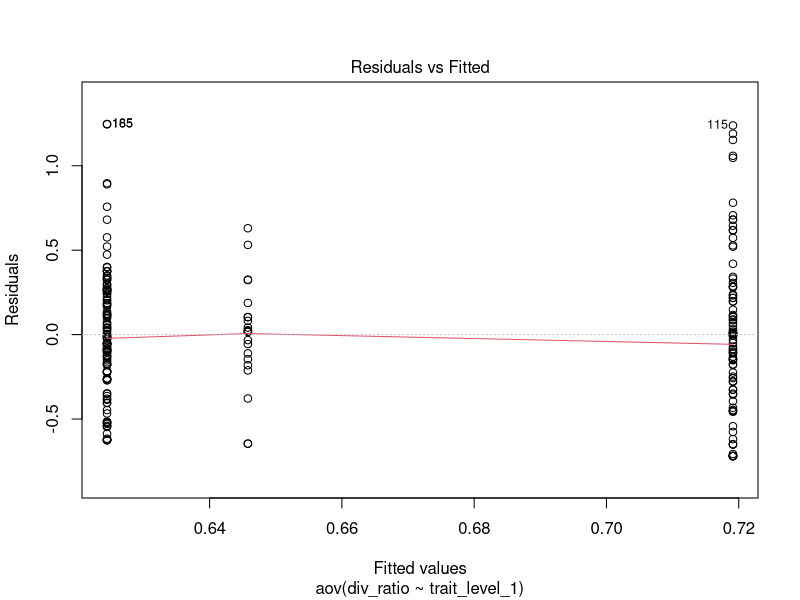
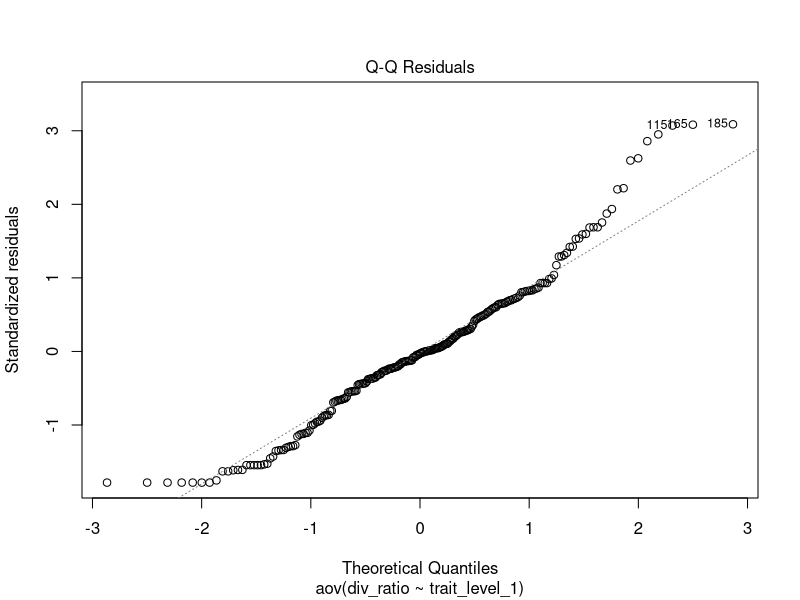
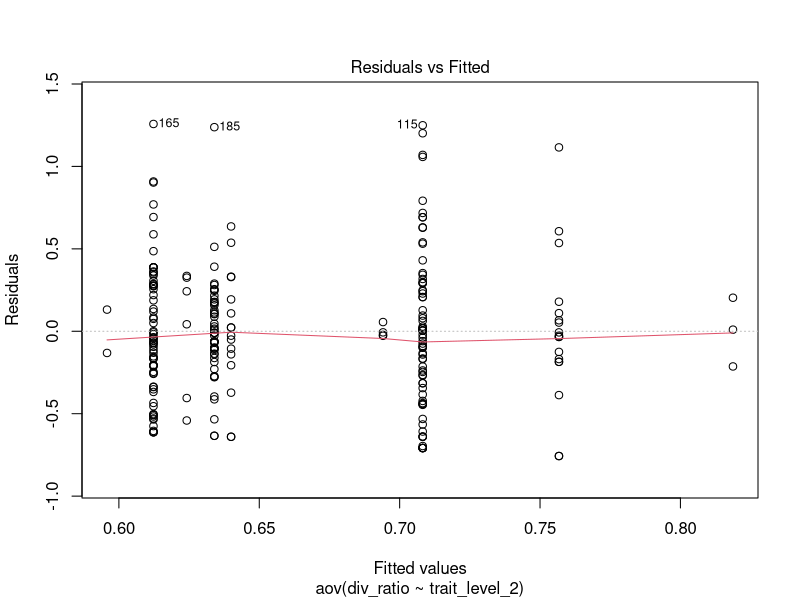
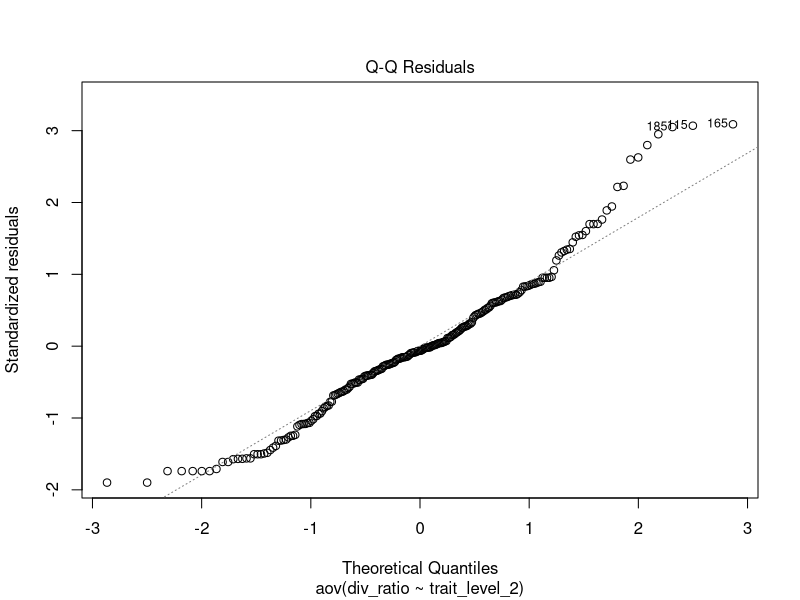
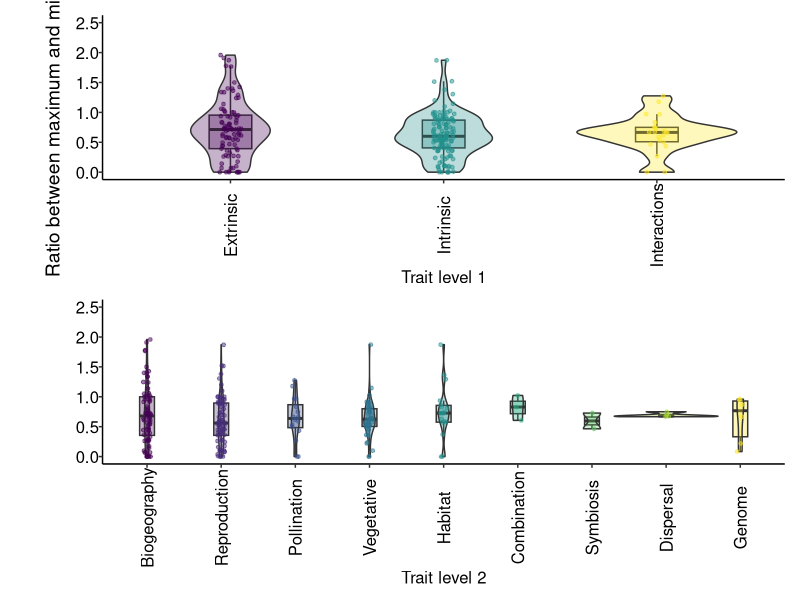
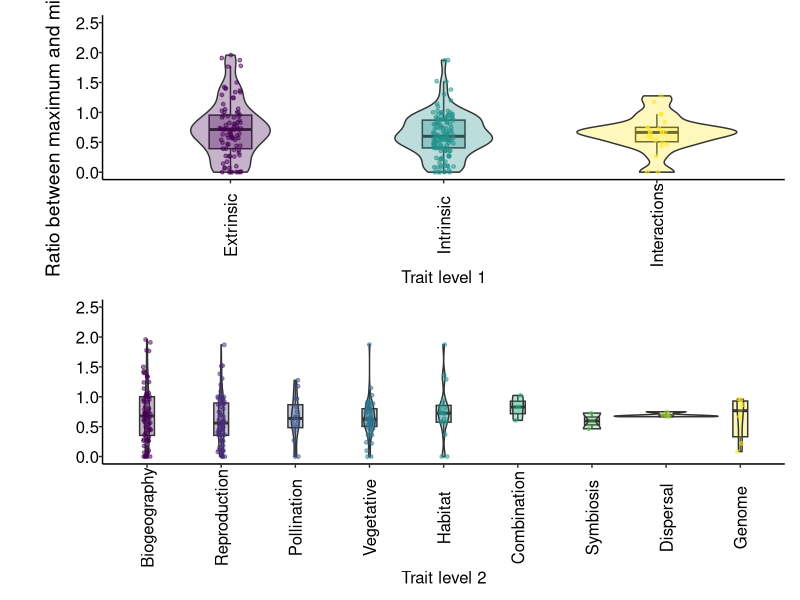

Reproduce these figures in R, in order.
###
# Violin plot of div rates differences for trait categories
###

# Library
library(viridis)
library(tidyverse)
library(ggplot2)
library(ggridges)
library(patchwork)
library(dplyr)
library(RColorBrewer)

# theme
my_theme = theme(
  text = element_text(size = 12),
  axis.text = element_text(size = 12),
  axis.title.x = element_blank(),
  axis.text.x=element_text(angle=90),
  #axis.ticks.x=element_blank(),
  axis.line.x = element_line(),
  axis.title.y = element_text(angle=90, size = 14, hjust = -0.5 , margin = margin(
    t = 0,
    r = 10,
    b = 0,
    l = 20
  )),
  axis.text.y = element_text(),
  axis.ticks.y = element_line(),
  axis.line.y = element_line(),
  legend.key = element_blank(),
  legend.title = element_blank(),
  legend.text = element_text(size = 12),
  legend.position = c(0.8, 0.9),
  panel.border = element_blank(),
  panel.grid.minor = element_blank(),
  panel.grid.major = element_blank(),
  panel.background = element_blank()
)

theme_set(my_theme)

#read in full data frame
df <-
  read.csv("data/sse_review_table - main_table.csv")

#choose the columns you want in model (plus study/model_no for formatting)
df <-
  df[, c(
    'study',
    'model_no',
    'sse_model',
    'trait_level_1',
    'trait_level_2',
#    'trait_level_3',
#    'trait_level_4',
    'div_inc',
    'div_rate',
    'age_inferred'
  )]

#only those where age was inferred
#dont need for ratio
#df<-df[df$age_inferred==1,]

#only those rows with div rate values (not NA)
df<-df[!is.na(df$div_rate),]

#make new df with MuSSE only (MuHiSSE only has two states with div rates)
df_muss<-df[df$sse_model=="MuSSE",]

#get max div rate in MuSSE model
max_muss<-df_muss %>% group_by(study,model_no) %>% slice_max(n = 1,
                                                 order_by = div_rate,
                                                 with_ties = F)

#get min div rate in MuSSE model
min_muss<-df_muss %>% group_by(study,model_no) %>% slice_min(n = 1,
                                                             order_by = div_rate,
                                                             with_ties = F)

#combine min and max rates so only extremes per MuSSE model
df_muss_minmax<-rbind(data.frame(max_muss),data.frame(min_muss))

#remove MuSSE studies from df
df<-df[df$sse_model!="MuSSE",]

#add reduced MuSSE rows with min and max values only
df<-rbind(df,df_muss_minmax)

#empty matrix to store data
rats <- matrix(nrow = 0, ncol = 4)


#loop through studies
for (i in 1:length(unique(df$study))) {
  #make subset dataframe for study
  temp_df <- df[df$study == unique(df$study)[i],]

  #loop through models in study
  for (j in 1:length(unique(temp_df$model_no))) {
    #make subset dataframe for model
    temp_mod_df <-
      temp_df[temp_df$model_no == unique(temp_df$model_no)[j],]

    #IF BOTH +VE
    if (temp_mod_df$div_rate[which.max(temp_mod_df$div_rate)] > 0 &&
        temp_mod_df$div_rate[which.min(temp_mod_df$div_rate)] > 100) {
      cat(temp_mod_df$study[1], "is both +VE")
      writeLines("")


      rat_val <-

        #maximum div rate
        temp_mod_df$div_rate[which.max(temp_mod_df$div_rate)] /

        #minimum div rate
        temp_mod_df$div_rate[which.min(temp_mod_df$div_rate)]

      #make data frame
      stu_sta_rat <-
        data.frame(
          temp_mod_df$study[which.max(temp_mod_df$div_rate)],
          temp_mod_df$trait_level_1[which.max(temp_mod_df$div_rate)],
          temp_mod_df$trait_level_2[which.max(temp_mod_df$div_rate)],
          as.numeric(rat_val)
        )

    } else if (temp_mod_df$div_rate[which.max(temp_mod_df$div_rate)] < 0 &&
          temp_mod_df$div_rate[which.min(temp_mod_df$div_rate)] < 0) {

        #IF BOTH -VE
        cat(temp_mod_df$study[1], "is both -VE")
        writeLines("")

        #remove
        rat_val <-  999

        #make data frame
        stu_sta_rat <-
          data.frame(
            temp_mod_df$study[which.max(temp_mod_df$div_rate)],
            temp_mod_df$trait_level_1[which.max(temp_mod_df$div_rate)],
            temp_mod_df$trait_level_2[which.max(temp_mod_df$div_rate)],
            as.numeric(rat_val)
          )

      } else {
        #IF ONE -VE
        #abs(x-y)/max(x,y)

        cat(temp_mod_df$study[1], "is at least one -VE")
        writeLines("")

        #abs(x-y)
        rat_val <-
          abs(temp_mod_df$div_rate[which.max(temp_mod_df$div_rate)] - temp_mod_df$div_rate[which.min(temp_mod_df$div_rate)]) /

          #max(abs(x),abs(y))
          max(abs(temp_mod_df$div_rate[which.max(temp_mod_df$div_rate)]),
              abs(temp_mod_df$div_rate[which.min(temp_mod_df$div_rate)]))

        #make data frame
        stu_sta_rat <-
          data.frame(
            temp_mod_df$study[which.max(temp_mod_df$div_rate)],
            temp_mod_df$trait_level_1[which.max(temp_mod_df$div_rate)],
            temp_mod_df$trait_level_2[which.max(temp_mod_df$div_rate)],
            as.numeric(rat_val)
          )

      }

    #bind data frame to template
    rats <- rbind(rats, stu_sta_rat)

    }

}


rats$as.numeric.rat_val.[grepl(999,rats$as.numeric.rat_val.)]<-NA

#rename for ease
df2<-rats
colnames(df2)<-c("study","trait_level_1","trait_level_2","div_ratio")
#view(df2)

#change to factor for sorting
df2$trait_level_1<-as.factor(df2$trait_level_1)
df2$trait_level_2<-as.factor(df2$trait_level_2)

#####
# Stats trait level 1
#####

# Compute the analysis of variance
res.aov <- aov(div_ratio ~ trait_level_1, data = df2)

# Summary of the analysis
summary(res.aov)

# Homogeneity of variances
plot(res.aov, 1)

# Normality
plot(res.aov, 2)

# Extract the residuals
aov_residuals <- residuals(object = res.aov)

# Run Shapiro-Wilk test
shapiro.test(x = aov_residuals )

#
kruskal.test(div_ratio ~ trait_level_1, data = df2)

#pairwise non-parametric
pairwise.wilcox.test(df2$div_ratio, df2$trait_level_1,
                     p.adjust.method = "BH")

#####
# Boxplots trait level 1
#####

#order factors for plot
library(forcats)
df3 <-df2 %>% mutate(trait_level_1 = fct_relevel(trait_level_1,
                                                 "Extrinsic",
                                                 "Intrinsic",
                                                 "Interactions"))

p1 <- ggplot(df3, aes(
  x = trait_level_1,
  y = div_ratio,
  fill = trait_level_1
)) + geom_boxplot(outlier.shape = NA, width = 0.2) +
  geom_violin(width=0.75) +
  geom_jitter(
    aes(color = trait_level_1),
    size = 1,
    alpha = 0.5,
    width = 0.05,
    height = 0
  ) +
  theme(legend.position = "none",
        axis.title.x = element_text(vjust = 0.3)) +
  scale_y_continuous(name="") +
  scale_x_discrete(name = "Trait level 1") +
  scale_fill_viridis(discrete = TRUE, alpha = 0.3) +
  scale_color_viridis(discrete = TRUE, alpha = 0.8)  +
  annotate(geom="text", x=0, y=100, label="(a)",size=5) +
  coord_cartesian(ylim = c(0.001,2.5),
                  xlim = c(1, 3),
                  clip = 'off')

#####
# Stats trait level 2
#####

# Compute the analysis of variance
res.aov <- aov(div_ratio ~ trait_level_2, data = df2)

# Summary of the analysis
summary(res.aov)

# Homogeneity of variances
plot(res.aov, 1)

# Normality
plot(res.aov, 2)

# Extract the residuals
aov_residuals <- residuals(object = res.aov)

# Run Shapiro-Wilk test
shapiro.test(x = aov_residuals )

#
kruskal.test(div_ratio ~ trait_level_2, data = df2)

#pairwise non-parametric
pairwise.wilcox.test(df2$div_ratio, df2$trait_level_2,
                     p.adjust.method = "BH")

#####
# Boxplots trait level 2
#####

df4 <-df2 %>% mutate(trait_level_2 = fct_relevel(trait_level_2,
                                        "Biogeography",
                                        "Reproduction",
                                        "Pollination",
                                        "Vegetative",
                                        "Habitat",
                                        "Combination",
                                        "Symbiosis",
                                        "Dispersal",
                                        "Genome"
))

p2 <- ggplot(df4, aes(
  x = factor(trait_level_2),
  y = div_ratio,
  fill = trait_level_2
)) + geom_boxplot(outlier.shape = NA, width = 0.2) +
  geom_violin(width=1.4) +
  geom_jitter(
    aes(color = trait_level_2),
    size = 1,
    alpha = 0.5,
    width = 0.05,
    height = 0
  ) +
  theme(legend.position = "none",
        axis.title.x = element_text(vjust = 0.3),
        axis.text.x = element_text(angle=90)) +
        scale_y_continuous(name = "Ratio between maximum and minimum net diversification rates") +
  scale_x_discrete(name = "Trait level 2") +
  scale_fill_viridis(discrete = TRUE, alpha = 0.3) +
  scale_color_viridis(discrete = TRUE, alpha = 0.8) +
  annotate(geom="text", x=-0.8, y=100, label="(b)",size=5) +
  coord_cartesian(ylim = c(0.001,2.5),
                  xlim = c(1, 9),
                  clip = 'off')

###
#arrange plots together
###

p1 / p2

ggsave("figures/violins_reldiffs_all.png",
       width = 30,
       height = 30,
       units = 'cm')
